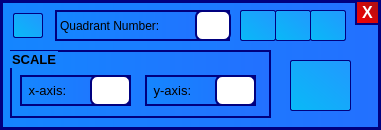
    <widget class="QFrame" name="graphPopUpFrame">
     <property name="enabled">
      <bool>true</bool>
     </property>
     <property name="geometry">
      <rect>
       <x>1270</x>
       <y>0</y>
       <width>381</width>
       <height>130</height>
      </rect>
     </property>
     <property name="styleSheet">
      <string notr="true">QWidget
{
 background-color:qlineargradient(spread:pad, x1:0, y1:1, x2:1, y2:0, stop:0 rgb(6, 126, 255), stop:1 rgb(34, 152, 255));

alternate-background-color:  qlineargradient(spread:pad, x1:0, y1:0, x2:1, y2:0, stop:0 rgb(0, 145, 255), stop:1 rgb(35, 112, 255));
border: 2px solid rgb(0, 0, 127);
background-color: qlineargradient(spread:pad, x1:0, y1:0, x2:1, y2:0, stop:0 rgb(20, 134, 255), stop:1 rgb(35, 112, 255));

}
QFrame
{
	border:  3px solid rgb(0, 0, 127);
}

</string>
     </property>
     <property name="frameShape">
      <enum>QFrame::StyledPanel</enum>
     </property>
     <property name="frameShadow">
      <enum>QFrame::Raised</enum>
     </property>
     <widget class="QPushButton" name="graphExitButton">
      <property name="geometry">
       <rect>
        <x>355</x>
        <y>0</y>
        <width>25</width>
        <height>25</height>
       </rect>
      </property>
      <property name="font">
       <font>
        <pointsize>12</pointsize>
        <weight>75</weight>
        <bold>true</bold>
       </font>
      </property>
      <property name="toolTip">
       <string>Undo</string>
      </property>
      <property name="styleSheet">
       <string notr="true">QPushButton
{
 background-color:qlineargradient(spread:pad, x1:0, y1:1, x2:1, y2:0, stop:0 rgb(255, 0, 0), stop:1 rgb(165, 18, 20));
border: 2px solid rgb(0, 0, 127);
color: white;
}
QPushButton:pressed
{
background-color: qlineargradient(spread:pad, x1:0, y1:1, x2:1, y2:0, stop:0 rgb(255, 0, 0), stop:1 rgb(245, 20, 24));
border: 1px solid rgb(0, 0, 127);
}
</string>
      </property>
      <property name="text">
       <string>X</string>
      </property>
      <property name="iconSize">
       <size>
        <width>28</width>
        <height>28</height>
       </size>
      </property>
      <property name="flat">
       <bool>true</bool>
      </property>
     </widget>
     <widget class="QGroupBox" name="graphScaleGroupBox">
      <property name="geometry">
       <rect>
        <x>10</x>
        <y>50</y>
        <width>261</width>
        <height>68</height>
       </rect>
      </property>
      <property name="font">
       <font>
        <pointsize>10</pointsize>
        <weight>75</weight>
        <bold>true</bold>
       </font>
      </property>
      <property name="title">
       <string>SCALE</string>
      </property>
      <widget class="QLabel" name="graphScaleXAxisLabel">
       <property name="geometry">
        <rect>
         <x>10</x>
         <y>25</y>
         <width>111</width>
         <height>31</height>
        </rect>
       </property>
       <property name="font">
        <font>
         <pointsize>10</pointsize>
        </font>
       </property>
       <property name="styleSheet">
        <string notr="true">QLabel
{
border:  2px solid rgb(0, 0, 127);
}</string>
       </property>
       <property name="text">
        <string> x-axis:</string>
       </property>
      </widget>
      <widget class="QLabel" name="graphScaleYAxisLabel">
       <property name="geometry">
        <rect>
         <x>135</x>
         <y>25</y>
         <width>111</width>
         <height>31</height>
        </rect>
       </property>
       <property name="font">
        <font>
         <pointsize>10</pointsize>
        </font>
       </property>
       <property name="styleSheet">
        <string notr="true">QLabel
{
border:  2px solid rgb(0, 0, 127);
}</string>
       </property>
       <property name="text">
        <string> y-axis:</string>
       </property>
      </widget>
      <widget class="QLineEdit" name="graphScaleXAxis">
       <property name="geometry">
        <rect>
         <x>80</x>
         <y>25</y>
         <width>41</width>
         <height>31</height>
        </rect>
       </property>
       <property name="font">
        <font>
         <pointsize>11</pointsize>
        </font>
       </property>
       <property name="styleSheet">
        <string notr="true">background-color: white;
border-radius: 7px;</string>
       </property>
      </widget>
      <widget class="QLineEdit" name="graphScaleYAxis">
       <property name="geometry">
        <rect>
         <x>205</x>
         <y>25</y>
         <width>41</width>
         <height>31</height>
        </rect>
       </property>
       <property name="font">
        <font>
         <pointsize>11</pointsize>
        </font>
       </property>
       <property name="styleSheet">
        <string notr="true">background-color: white;
border-radius: 7px;</string>
       </property>
      </widget>
     </widget>
     <widget class="QPushButton" name="graphDrawGraphButton">
      <property name="geometry">
       <rect>
        <x>290</x>
        <y>60</y>
        <width>61</width>
        <height>51</height>
       </rect>
      </property>
      <property name="toolTip">
       <string>&lt;html&gt;&lt;head/&gt;&lt;body&gt;&lt;p&gt;&lt;span style=&quot; font-weight:600;&quot;&gt;Draw the graph&lt;/span&gt;&lt;/p&gt;&lt;p&gt;&lt;span style=&quot; color:#ff0000;&quot;&gt;Note: If the current page is not empty, the graph will be drawn on a new page.&lt;/span&gt;&lt;/p&gt;&lt;/body&gt;&lt;/html&gt;</string>
      </property>
      <property name="styleSheet">
       <string notr="true">QPushButton
{
 background-color:qlineargradient(spread:pad, x1:0, y1:1, x2:1, y2:0, stop:0 rgb(8, 186, 247), stop:1 rgb(34, 152, 255));
border: 1px solid rgb(0, 0, 127);
border-radius: 2px;

}
QPushButton:pressed
{
background-color: qlineargradient(spread:pad, x1:1, y1:1, x2:0, y2:1, stop:0 rgb(0, 170, 255), stop:1 rgb(107, 221, 255));
border: 1px solid rgb(0, 0, 127);
}
</string>
      </property>
      <property name="text">
       <string/>
      </property>
      <property name="iconSize">
       <size>
        <width>60</width>
        <height>60</height>
       </size>
      </property>
     </widget>
     <widget class="QLabel" name="graphQuadrantLabel">
      <property name="geometry">
       <rect>
        <x>55</x>
        <y>10</y>
        <width>175</width>
        <height>31</height>
       </rect>
      </property>
      <property name="font">
       <font>
        <pointsize>9</pointsize>
       </font>
      </property>
      <property name="styleSheet">
       <string notr="true">QLabel
{
border:  2px solid rgb(0, 0, 127);
}</string>
      </property>
      <property name="text">
       <string>Quadrant Number:</string>
      </property>
     </widget>
     <widget class="QLineEdit" name="graphQuadrantNumber">
      <property name="geometry">
       <rect>
        <x>195</x>
        <y>10</y>
        <width>36</width>
        <height>31</height>
       </rect>
      </property>
      <property name="font">
       <font>
        <pointsize>11</pointsize>
       </font>
      </property>
      <property name="styleSheet">
       <string notr="true">background-color: white;
border-radius: 7px;</string>
      </property>
     </widget>
     <widget class="QPushButton" name="graphLineButton">
      <property name="geometry">
       <rect>
        <x>275</x>
        <y>10</y>
        <width>36</width>
        <height>31</height>
       </rect>
      </property>
      <property name="toolTip">
       <string>&lt;html&gt;&lt;head/&gt;&lt;body&gt;&lt;p&gt;Line&lt;/p&gt;&lt;/body&gt;&lt;/html&gt;</string>
      </property>
      <property name="styleSheet">
       <string notr="true">QPushButton
{
 background-color:qlineargradient(spread:pad, x1:0, y1:1, x2:1, y2:0, stop:0 rgb(8, 186, 247), stop:1 rgb(34, 152, 255));
border: 1px solid rgb(0, 0, 127);
border-radius: 2px;

}
QPushButton:pressed
{
background-color: qlineargradient(spread:pad, x1:1, y1:1, x2:0, y2:1, stop:0 rgb(0, 170, 255), stop:1 rgb(107, 221, 255));
border: 1px solid rgb(0, 0, 127);
}
</string>
      </property>
      <property name="text">
       <string/>
      </property>
      <property name="iconSize">
       <size>
        <width>30</width>
        <height>30</height>
       </size>
      </property>
      <property name="flat">
       <bool>true</bool>
      </property>
     </widget>
     <widget class="QPushButton" name="graphLocatorButton">
      <property name="geometry">
       <rect>
        <x>240</x>
        <y>10</y>
        <width>36</width>
        <height>31</height>
       </rect>
      </property>
      <property name="toolTip">
       <string>&lt;html&gt;&lt;head/&gt;&lt;body&gt;&lt;p&gt;Point&lt;/p&gt;&lt;/body&gt;&lt;/html&gt;</string>
      </property>
      <property name="styleSheet">
       <string notr="true">QPushButton
{
 background-color:qlineargradient(spread:pad, x1:0, y1:1, x2:1, y2:0, stop:0 rgb(8, 186, 247), stop:1 rgb(34, 152, 255));
border: 1px solid rgb(0, 0, 127);
border-radius: 2px;

}
QPushButton:pressed
{
background-color: qlineargradient(spread:pad, x1:1, y1:1, x2:0, y2:1, stop:0 rgb(0, 170, 255), stop:1 rgb(107, 221, 255));
border: 1px solid rgb(0, 0, 127);
}
</string>
      </property>
      <property name="text">
       <string/>
      </property>
      <property name="iconSize">
       <size>
        <width>30</width>
        <height>30</height>
       </size>
      </property>
      <property name="flat">
       <bool>true</bool>
      </property>
     </widget>
     <widget class="QPushButton" name="graphEllipseButton">
      <property name="geometry">
       <rect>
        <x>310</x>
        <y>10</y>
        <width>36</width>
        <height>31</height>
       </rect>
      </property>
      <property name="toolTip">
       <string>&lt;html&gt;&lt;head/&gt;&lt;body&gt;&lt;p&gt;Elipse&lt;/p&gt;&lt;/body&gt;&lt;/html&gt;</string>
      </property>
      <property name="styleSheet">
       <string notr="true">QPushButton
{
 background-color:qlineargradient(spread:pad, x1:0, y1:1, x2:1, y2:0, stop:0 rgb(8, 186, 247), stop:1 rgb(34, 152, 255));
border: 1px solid rgb(0, 0, 127);
border-radius: 2px;

}
QPushButton:pressed
{
background-color: qlineargradient(spread:pad, x1:1, y1:1, x2:0, y2:1, stop:0 rgb(0, 170, 255), stop:1 rgb(107, 221, 255));
border: 1px solid rgb(0, 0, 127);
}
</string>
      </property>
      <property name="text">
       <string/>
      </property>
      <property name="iconSize">
       <size>
        <width>30</width>
        <height>30</height>
       </size>
      </property>
      <property name="flat">
       <bool>true</bool>
      </property>
     </widget>
     <widget class="QPushButton" name="graphUndoButton">
      <property name="geometry">
       <rect>
        <x>13</x>
        <y>13</y>
        <width>30</width>
        <height>25</height>
       </rect>
      </property>
      <property name="toolTip">
       <string>&lt;html&gt;&lt;head/&gt;&lt;body&gt;&lt;p&gt;&lt;span style=&quot; font-weight:600;&quot;&gt;Undo &lt;/span&gt;&lt;/p&gt;&lt;p&gt;&lt;span style=&quot; color:#ff0000;&quot;&gt;Note: Only the activity on graph will be affected.&lt;/span&gt;&lt;/p&gt;&lt;/body&gt;&lt;/html&gt;</string>
      </property>
      <property name="styleSheet">
       <string notr="true">QPushButton
{
 background-color:qlineargradient(spread:pad, x1:0, y1:1, x2:1, y2:0, stop:0 rgb(8, 186, 247), stop:1 rgb(34, 152, 255));
border: 1px solid rgb(0, 0, 127);
border-radius: 2px;

}
QPushButton:pressed
{
background-color: qlineargradient(spread:pad, x1:1, y1:1, x2:0, y2:1, stop:0 rgb(0, 170, 255), stop:1 rgb(107, 221, 255));
border: 1px solid rgb(0, 0, 127);
}
</string>
      </property>
      <property name="text">
       <string/>
      </property>
      <property name="iconSize">
       <size>
        <width>30</width>
        <height>30</height>
       </size>
      </property>
      <property name="flat">
       <bool>true</bool>
      </property>
     </widget>
    </widget>
